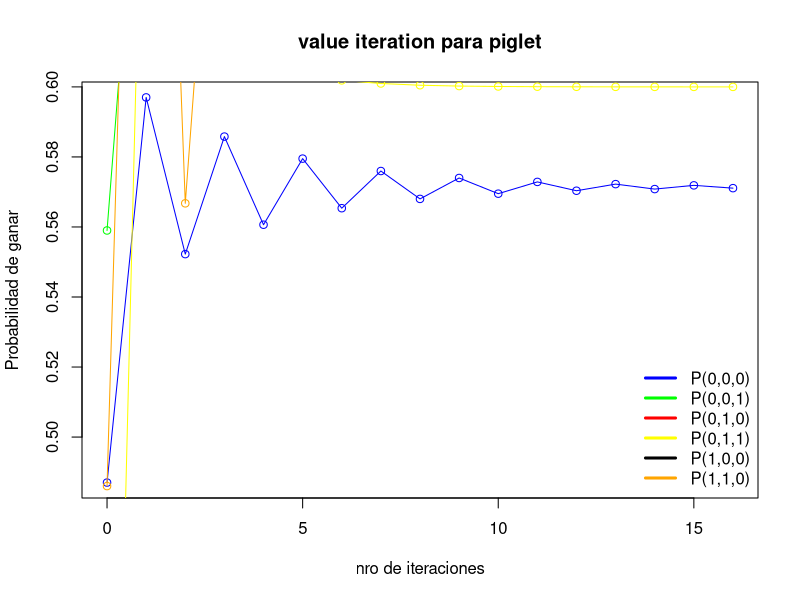

Source code (R):
## ---- chunk 1
knitr::opts_chunk$set(echo = TRUE)
## ---- chunk 2
#establecemos valores posibles para nuestros indices i,j,k
#a pesar de que en el problema se trabaja con valores 0 y 1 R no permite esto asi que se trabajara con valores 1,2:
I=c(1,2) #Para i
J=c(1,2) #Para j
K=c(1,2) #Para k

S <-array(NA, c(2,2,2)) #seteamos el array de probabilidad.

#El estado "S" es tu posicion en i,j,k en la matriz de 3 dimensiones.
#Donde i representa el puntaje acumalado en el juego, j el puntaje acumulado del oponente durante el juego
#y k es el puntaje acumulado durante su turno, y el contenido S(i,j,k)
#es la probabilidad de ganar a partir de ese estado
#Existen 2 acciones:  "Lanzar" y "terminar turno"


#Rellenamos el array S con valores arbitrarios:

for (i in I) {
  for (j in J) {
    for (k in K) {
      #Si se tiene el estado en el que ya se ha ganado,es decir S(i,j,k)=1, se le da 1
      if(i+k>=4)
        S[i,j,k] <- 1
      #Caso contrario, se le asigna una numero aleatorio entre [0,1]
      else
        S[i,j,k] <- sample((1:999),1)/1000
    }
  }
}
#Mostramos el arreglo generado
S

#La indexacion en R empieza desde 1, por lo cual interpretaremos el ?ndice S[1,2,1] como S[0,1,0]

e=0.001  #seteamos el m?nimo de aproximaci?n

P=as.vector(S) # inicializamos el vector que contendra los resultados de todas las iteraci?nes
P
iteracion=0

m=0

x=1  #seteamos la condicion inicial 

while (x >= e) { #iniciamos el bucle
  x = 0
  
  Pr=NULL #seteamos el vector que guardara los cambios por cada iteracion
  
  for (i in I) {
    for (j in J) {
      for (k in K) {
        
        v = S[i,j,k]
        
        if(i+k == 4 ) # Si entra un S(i,j,k) correspondiente a un estado ganador
          S[i,j,k] = 1
        else 
          if(k+1 == 3) # si entra un S(i,j,k) que pueda salirse de los limites de nuestra matriz(2,2,2)
            S[i,j,k] = max( 0.5*(1-S[j,i,1]+1),1-S[j,i,1])
          else         # todos los demas imputs
          S[i,j,k] = max( 0.5*(1-S[j,i,1]+S[i,j,k+1]),1-S[j,i,1]) 
        
        x = max(x,abs(v-S[i,j,k]))
        Pr=c(Pr,S[i,j,k])
        
      }
    }
  }
  
  m=m+1
  iteracion=c(iteracion,m)
  P=rbind(P,Pr)
}

plot(iteracion,P[,1],type="o",col="blue",xlab="nro de iteraciones",ylab = "Probabilidad de ganar",main = "value iteration para piglet")
lines(iteracion,P[,2],type="o",col="green")
lines(iteracion,P[,3],type="o",col="red")
lines(iteracion,P[,4],type="o",col="yellow")
lines(iteracion,P[,5],type="o",col="black")
lines(iteracion,P[,7],type="o",col="orange")
legend("bottomright",col=c("blue","green","red","yellow","black","orange"),legend=c("P(0,0,0)","P(0,0,1)","P(0,1,0)","P(0,1,1)","P(1,0,0)","P(1,1,0)"),lwd=3,bty="n")


for(i in I)
  for(j in J)
    for(k in K)
      cat(sprintf("P(%d,%d,%d)=%f\n", i-1,j-1,k-1,S[i,j,k]))

